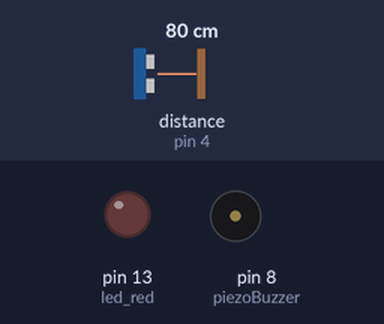
The sketch below on a simulated Arduino Uno, built with avr-gcc and run on an emulated ATmega328P. Parts: output pins drawn as LEDs (lit = HIGH), buzzer (waves = sounding). Wiring (inferred from the names in the program): ultrasonic range finder: trigger pin 2; echo pin 4. Dashed ring = blinking. The inputs (shaded band) are chosen by the test bench; at power-on: distance to the obstacle (sensor on pin 4) 80 cm. The echo pulse lasts 58.3 µs per cm; pins used as bus, display or sensor lines are not drawn.

Above: at 1.2 s.
1.3 s: distance to the obstacle (sensor on pin 4) set to 6 cm
2.8 s: distance to the obstacle (sensor on pin 4) set to 3 cm
At 3.6 s:
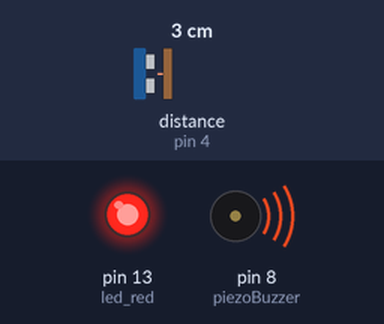
5.8 s: distance to the obstacle (sensor on pin 4) set to 9 cm
At 6.1 s:
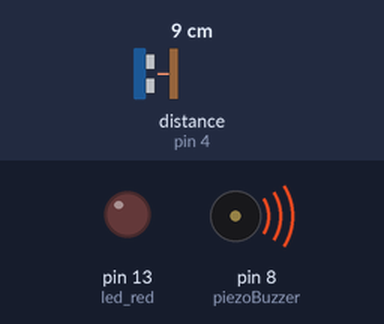
7.3 s: distance to the obstacle (sensor on pin 4) set to 2 cm
At 8.1 s:
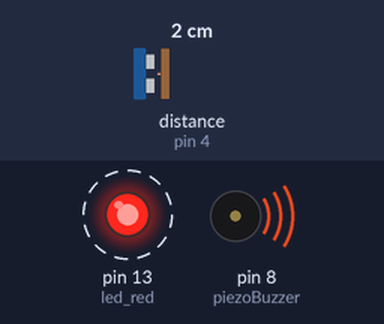
Timing chart, 0 to 11.3 s (numbered marks = the images above; inputs shaded):
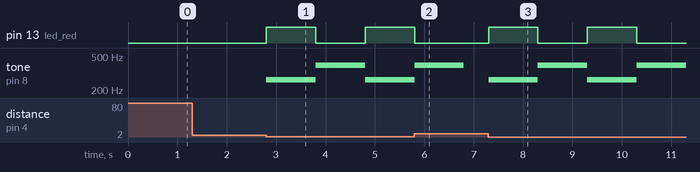

Measured:
- the behaviour switches between 5 and 4 cm on distance to the obstacle (sensor on pin 4) (found by bisection; images 0 and 1)
- after the input at 1.3 s, every drawn part: stays the same
- after the input at 2.8 s, pin 13 (led_red): LOW → HIGH at once, → LOW 1.0 s later, → HIGH 1.0 s later; tone on pin 8 (piezoBuzzer): silent → 262 Hz at once, → 392 Hz 1.0 s later, → 262 Hz 1.0 s later
- after the input at 5.8 s, pin 13 (led_red): goes on until 5.8 s, then stays LOW
- after the input at 7.3 s, pin 13 (led_red): alternates HIGH for 1.0 s and LOW for 1.0 s, starting at once; tone on pin 8 (piezoBuzzer): alternates 392 Hz for 1.0 s and 262 Hz for 1.0 s, starting at once

The sketch:

ultrasonic_ex02.ino
```cpp
int trigPin = 2;
int echoPin = 4;
int led_red = 13;
int piezoBuzzer = 8;

void setup() {
  pinMode(trigPin, OUTPUT);
  pinMode(echoPin, INPUT);
  pinMode(led_red, OUTPUT);
  pinMode(piezoBuzzer, OUTPUT);
}

void loop() {
  digitalWrite(trigPin, LOW);
  delayMicroseconds(1);
  digitalWrite(trigPin, HIGH);
  delayMicroseconds(10);
  digitalWrite(trigPin, LOW);

  unsigned long distance = (pulseIn(echoPin, HIGH) * 34000 / 1000000 ) / 2;

  if (distance < 4)
  {
    digitalWrite(led_red, HIGH);
    tone(piezoBuzzer, 262);
    delay(1000);
    digitalWrite(led_red, LOW);
    tone(piezoBuzzer, 392);
    delay(1000);
    noTone(piezoBuzzer);
  }
}
```
